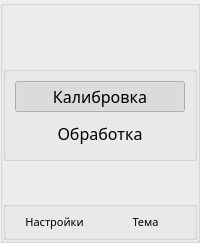
       <widget class="QGroupBox" name="groupBox_pagesAndSettings">
        <property name="minimumSize">
         <size>
          <width>170</width>
          <height>0</height>
         </size>
        </property>
        <property name="maximumSize">
         <size>
          <width>200</width>
          <height>16777215</height>
         </size>
        </property>
        <property name="font">
         <font>
          <family>Rubik</family>
          <pointsize>9</pointsize>
         </font>
        </property>
        <property name="title">
         <string/>
        </property>
        <layout class="QVBoxLayout" name="verticalLayout">
         <property name="spacing">
          <number>0</number>
         </property>
         <property name="leftMargin">
          <number>0</number>
         </property>
         <property name="topMargin">
          <number>0</number>
         </property>
         <property name="rightMargin">
          <number>0</number>
         </property>
         <property name="bottomMargin">
          <number>0</number>
         </property>
         <item>
          <widget class="QLabel" name="label_appLogo">
           <property name="minimumSize">
            <size>
             <width>0</width>
             <height>60</height>
            </size>
           </property>
           <property name="font">
            <font>
             <family>Rubik</family>
             <pointsize>20</pointsize>
             <bold>true</bold>
            </font>
           </property>
           <property name="text">
            <string>&lt;APP LOGO&gt;</string>
           </property>
          </widget>
         </item>
         <item>
          <widget class="QGroupBox" name="groupBox_pages">
           <property name="title">
            <string/>
           </property>
           <property name="flat">
            <bool>true</bool>
           </property>
           <layout class="QVBoxLayout" name="verticalLayout_3">
            <item>
             <widget class="QPushButton" name="pushButton_pageCalibration">
              <property name="font">
               <font>
                <family>Rubik</family>
                <pointsize>12</pointsize>
                <bold>false</bold>
               </font>
              </property>
              <property name="text">
               <string>Калибровка</string>
              </property>
              <property name="checkable">
               <bool>true</bool>
              </property>
              <property name="checked">
               <bool>true</bool>
              </property>
              <property name="autoExclusive">
               <bool>true</bool>
              </property>
              <property name="default">
               <bool>false</bool>
              </property>
              <property name="flat">
               <bool>true</bool>
              </property>
             </widget>
            </item>
            <item>
             <widget class="QPushButton" name="pushButton_pageProcess">
              <property name="font">
               <font>
                <family>Rubik</family>
                <pointsize>12</pointsize>
                <bold>false</bold>
               </font>
              </property>
              <property name="text">
               <string>Обработка</string>
              </property>
              <property name="checkable">
               <bool>true</bool>
              </property>
              <property name="checked">
               <bool>false</bool>
              </property>
              <property name="autoExclusive">
               <bool>true</bool>
              </property>
              <property name="flat">
               <bool>true</bool>
              </property>
             </widget>
            </item>
           </layout>
          </widget>
         </item>
         <item>
          <spacer name="verticalSpacer_underPages">
           <property name="orientation">
            <enum>Qt::Orientation::Vertical</enum>
           </property>
           <property name="sizeHint" stdset="0">
            <size>
             <width>20</width>
             <height>40</height>
            </size>
           </property>
          </spacer>
         </item>
         <item>
          <widget class="QGroupBox" name="groupBox_settingsAndTheme">
           <property name="minimumSize">
            <size>
             <width>0</width>
             <height>30</height>
            </size>
           </property>
           <property name="maximumSize">
            <size>
             <width>16777215</width>
             <height>50</height>
            </size>
           </property>
           <property name="title">
            <string/>
           </property>
           <property name="flat">
            <bool>true</bool>
           </property>
           <property name="checkable">
            <bool>false</bool>
           </property>
           <layout class="QHBoxLayout" name="horizontalLayout_3">
            <property name="spacing">
             <number>0</number>
            </property>
            <property name="leftMargin">
             <number>3</number>
            </property>
            <property name="topMargin">
             <number>3</number>
            </property>
            <property name="rightMargin">
             <number>3</number>
            </property>
            <property name="bottomMargin">
             <number>3</number>
            </property>
            <item>
             <widget class="QPushButton" name="pushButton_settings">
              <property name="font">
               <font>
                <family>Rubik</family>
                <pointsize>8</pointsize>
               </font>
              </property>
              <property name="text">
               <string>Настройки</string>
              </property>
              <property name="flat">
               <bool>true</bool>
              </property>
             </widget>
            </item>
            <item>
             <widget class="QPushButton" name="pushButton_themeToggle">
              <property name="font">
               <font>
                <family>Rubik</family>
                <pointsize>8</pointsize>
               </font>
              </property>
              <property name="text">
               <string>Тема</string>
              </property>
              <property name="flat">
               <bool>true</bool>
              </property>
             </widget>
            </item>
           </layout>
          </widget>
         </item>
        </layout>
       </widget>
